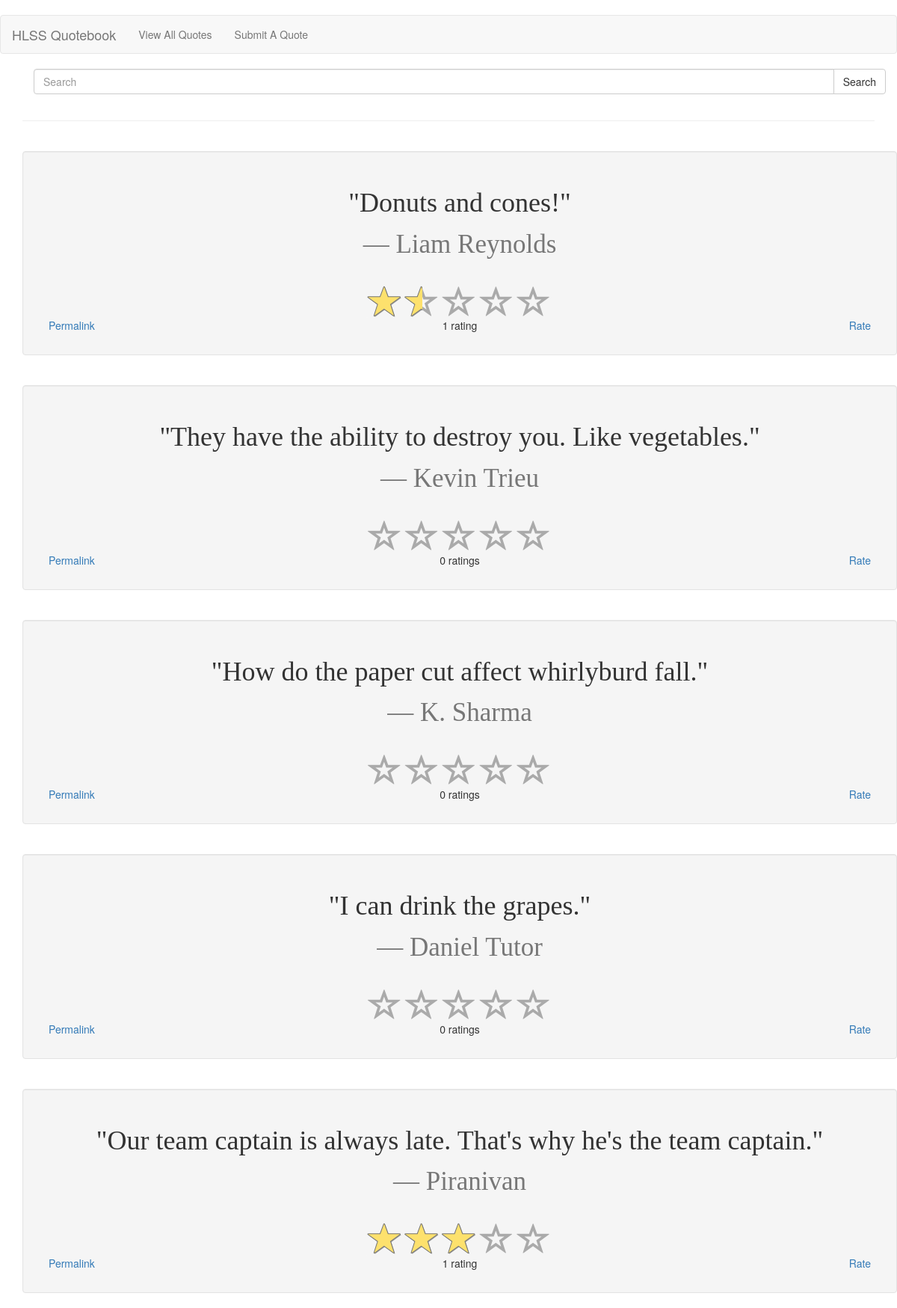
/all_quotes/, run on an earlier commit of the app's database.
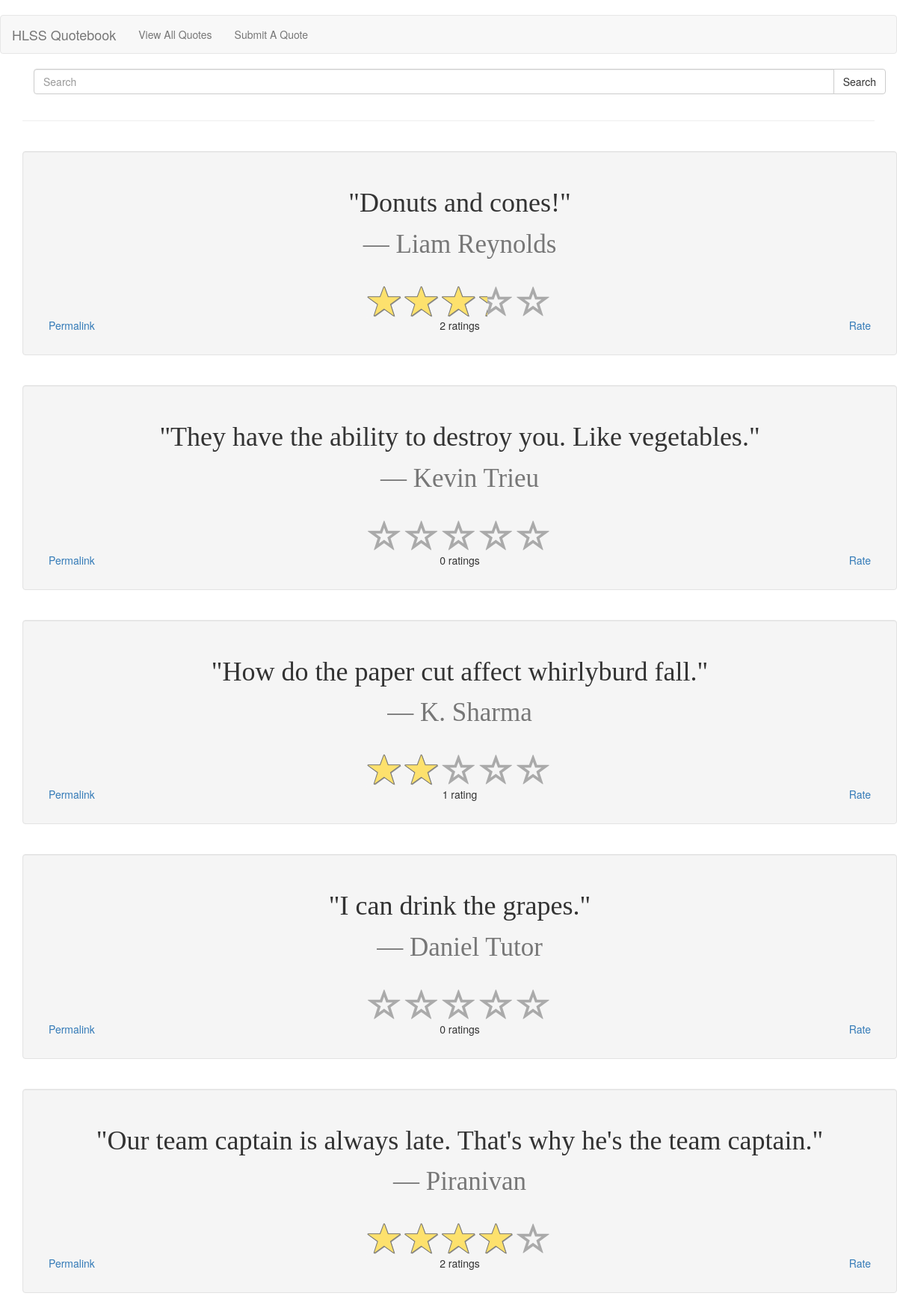
And on a later commit of the database.
### app/models.py (models this page shows, shortened)
class Quote(models.Model):
    quote = models.CharField(max_length=128)
    attribution = models.CharField(max_length=64)
    rating = models.FloatField(default=0)
    num_ratings = models.IntegerField(default=0);

### app/views.py (the view)
# urls.py: url(r'^all_quotes/$', app.views.view_all_quotes),
def view_all_quotes(request):
    try:
        search = request.GET['search']
        searchType = request.GET['searchType']
        if searchType == 'text':
            quote_set = Quote.objects.filter(quote__icontains=search)
        elif searchType == 'author':
            quote_set = Quote.objects.filter(attribution__icontains=search)
    except MultiValueDictKeyError:
        quote_set = Quote.objects.all()
    paginator = Paginator(quote_set, 5)
    try:
        page_num = request.GET['page']
        quotes = paginator.page(page_num)
    except MultiValueDictKeyError:
        quotes = paginator.page(1)
    return render(request, "app/all_quotes.html", {'quotes' : quotes})

### app/templates/app/all_quotes.html (shortened to what this page needs)
﻿{% extends "app/base.html" %}
{% load static %}
{% load bootstrap_pagination %}
{% block content %}
<div class="container text">
    <div class="container text-center">
        <form action="/all_quotes">
            <div class="form-group">
                <div class="input-group">
                    <input type="text" class="form-control" placeholder="Search" name="search" value="{{ request.GET.search }}">
                    <span class="input-group-btn">
                        <input class="btn btn-default" type="submit" value="Search">
                    </span>
                </div>
            </div>
        </form>
    </div>
    <hr />
    {% for quote in quotes %}
    {% include 'app/quote.html' with quote=quote %}
    {% endfor %}
</div>
{% endblock %}

### app/templates/app/quote.html (shortened to what this page needs)
{% load static %}
<link rel="stylesheet" href="{% static 'app/content/star-rating.css' %}" />
<div class="well container">
    <blockquote class="blockquote text-center">
        <h1 class="quote">"{{ quote.quote }}"</h1>
		<footer class="quote-footer">{{ quote.attribution }}</footer>
	</blockquote>
    <div class="text-center">
        <input class="rating" data-display-only="true" value="{{quote.rating}}"/>
    </div>
    <footer class="footer">
        <div class="col-md-4">
            <a href="/{{ quote.pk }}">Permalink</a>
        </div>
        <div class="col-md-4">
            <p class="text-center">{{quote.num_ratings}} rating{{quote.num_ratings|pluralize}}</p>
        </div>
        <div class="col-md-4">
            <a id="rate-link-{{quote.pk}}" class="pull-right" href="#" data-toggle="modal" data-target="#rate-modal-{{quote.pk}}">Rate</a>
        </div>
    </footer>
</div>

What changed in the data, as far as the page shows it:
changed Quote "Donuts and cones!": rating "1.5" → "3.25"; num_ratings "1" → "2"
changed Quote "How do the paper cut affect whirlyburd fall.": rating (not shown) → "2"; num_ratings "0" → "1"
changed Quote "Our team captain is always late. That's why he's the team captain.": rating "3" → "4"; num_ratings "1" → "2"
